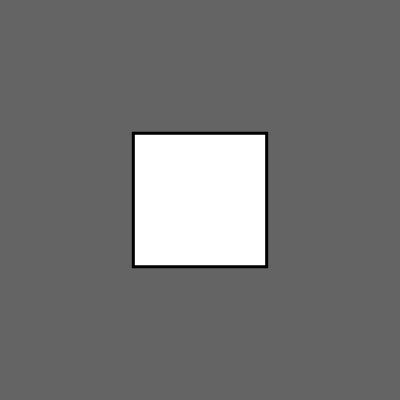
Frame 1 (no input)
Frame 60 (no input): identical to frame 1, image omitted
Frame 120 (the mouse pressed at the canvas centre since frame 60): identical to frame 1, image omitted

The p5.js sketch that drew this single still picture (run headless with seeded random() and noise() and a simulated clock; from frame 60 on, the mouse is pressed at the canvas centre):

// p5.js sketch
// ── sketch.js
let toggle = false;
let clickCount = 0;

function setup() {
  createCanvas(400, 400);
}

function draw() {
  background(100);
  if (toggle) {
    fill(0);
  } else {
    fill(255);
  }

  stroke(0);
  strokeWeight(3);
  rect(width / 3, height / 3, width / 3, height / 3);
}

function mousePressed() {
  if (
    mouseX > width / 3 &&
    mouseX < (width * 2) / 3 &&
    mouseY > width / 3 &&
    mouseY < (height * 2) / 3
  ) {
    clickCount++;
    if (clickCount == 3 && toggle == false) {
      toggle = true;
      clickCount = 0;
    }
    if (clickCount == 2 && toggle == true) {
      toggle = false;
      clickCount = 0;
    }
  }
}
